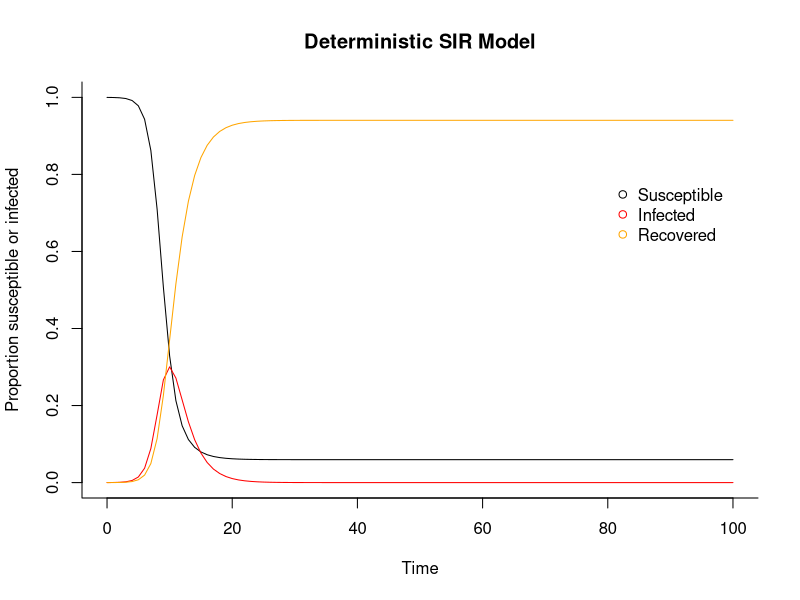

Write the R code that produced this figure.
## Making a deterministic SIS model from scratch
## 11/10/17

library("deSolve") #package for solving differential equations

## Make an SIS function
sir <- function(time, state, parameters) {
  
  # define model parameters in term of the natural parameters
  beta <- parameters["R0"]/parameters["D_inf"] 
  gamma <- 1/parameters["D_inf"]
  
  with(as.list(c(state, parameters)), {
    
    dS <- -beta * S * I 
    dI <-  beta * S * I - gamma * I
    dR <-  gamma * I
    
    return(list(c(dS, dI, dR)))
  })
}

#############################
### THINGS YOU CAN CHANGE ###
#############################

# Proportion in each compartment at the start
init  <- c(
  S = 1-1e-4, 
  I = 1e-4,
  R = 0
) # N = 1

## R0 = basic reproduction number, D_inf = duration of infection
parameters <- c(
  R0 = 3, 
  D_inf = 2
)

## Timeframe
times <- seq(0, 100, by = 1)

## Solve using General Solver for Ordinary Differential Equations (ode)
run <- ode(y = init, times = times, func = sir, parms = parameters)
run_det <- as.data.frame(run) # change to data frame
run_det$time <- NULL # Delete time variable

## Plot model
par(mfrow=c(1,1))

matplot(x = times, y = run_det, type = "l",
  xlab = "Time", ylab = "Proportion susceptible or infected",  main = "Deterministic SIR Model",
  lwd = 1, lty = 1, bty = "l", col = c("black","red","orange"))

## Add legend
legend(80, 0.8, c("Susceptible", "Infected", "Recovered"), pch = 1, col = c("black","red","orange"), bty = "n")
